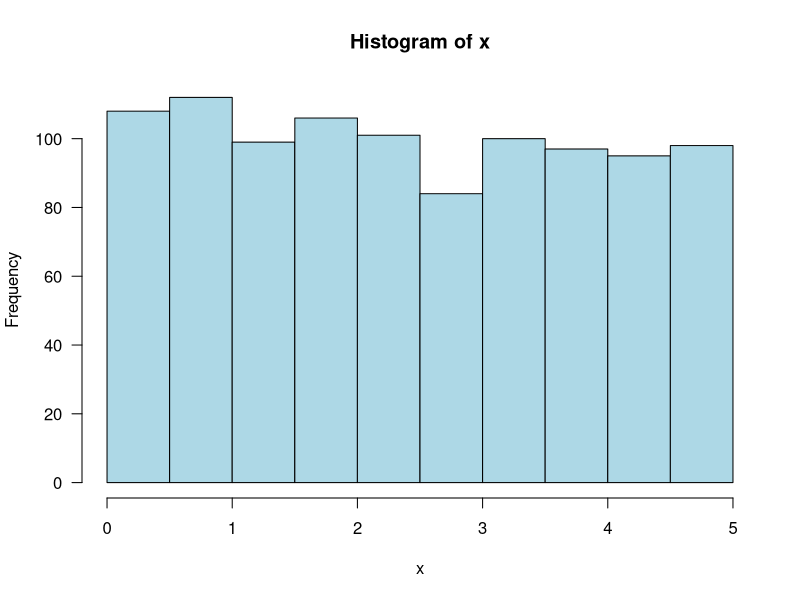

This figure's R source:
## ---- chunk 1
runif(n = 1, min = 0, max = 5)
## ---- chunk 2
x <- runif(n = 1000, min = 0, max = 5)
mean(x)
## ---- chunk 3
hist(x, las = 1, col = "lightblue")
## ---- chunk 4
F <- function(x) (x/8) + (3/16)*x^2
## ---- chunk 5
F(1.5) - F(1)
## ---- chunk 6
pnorm(-1)
## ---- chunk 7
pnorm(37, mean = 40, sd = 2)
## ---- chunk 8
pnorm((37-40)/2)
## ---- chunk 9
1 - pnorm(39, mean = 40, sd = 2)
## ---- chunk 10
qnorm(.75)
## ---- chunk 11
qnorm(.75, mean = 40, sd = 2)
## ---- chunk 12
40 + qnorm(.75)*2
## ---- chunk 13
F <- function(x) 0.03*x^2 + 0.05*x
x <- runif(n = 1000, min = 0, max = 5)
F(4) - F(2)
## ---- chunk 14
H <- function(x) 0.02*x^3 + 0.025*x^2
H(5)-H(0) 
## ---- chunk 15
E <- H(5)-H(0)
G <- function(x) .015*(x^4)+(.05/3)*(x^3)
G(5)-G(0)-E^2
## ---- chunk 16
pnorm((1.75-1.25)/0.46) - pnorm((1-1.25)/0.46)
1 - pnorm((2-1.25)/0.46)
# alternatively
pnorm(-(2-1.25)/0.46)
## ---- chunk 17
qnorm(0.995, 5.496, .067)
## ---- chunk 18
# binom distribution calculation
pbinom(10, size = 50, prob = 0.25) 
# normal approximation of binom
pnorm((10 + .5 - 50*.25)/sqrt(50*.25*.75))

